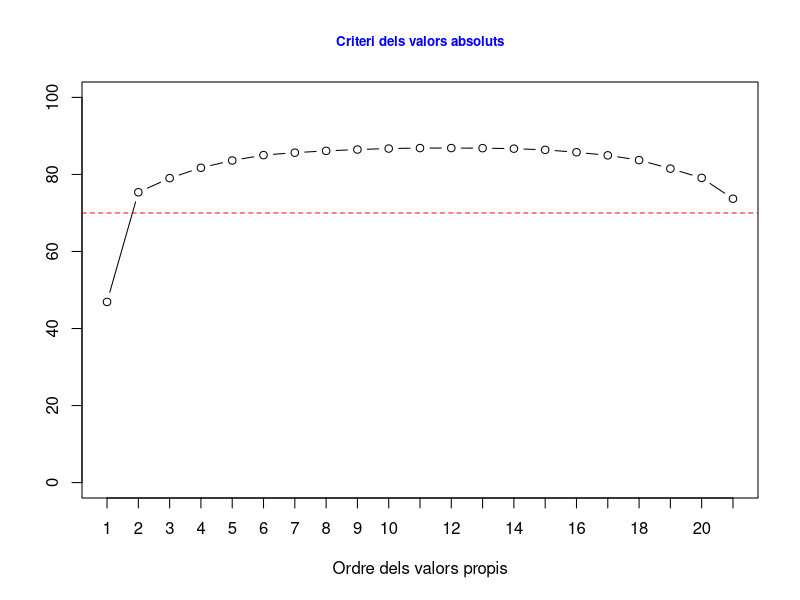
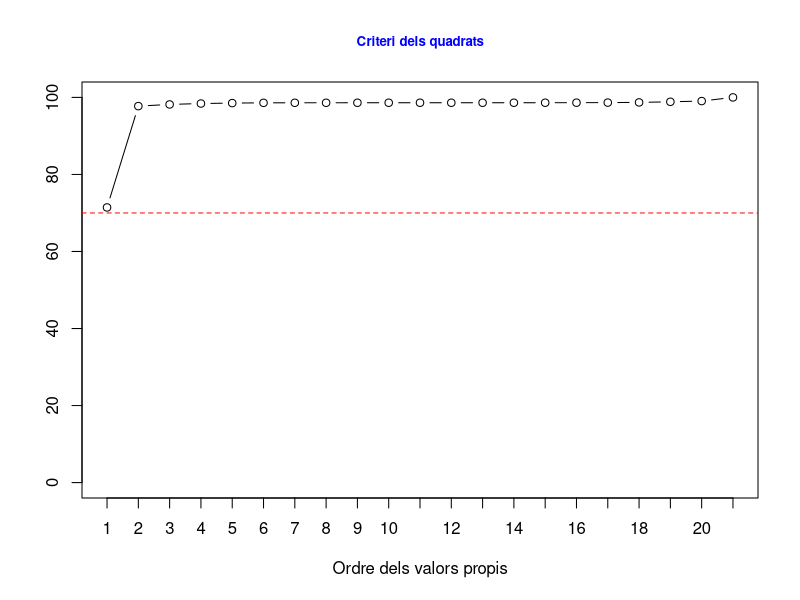
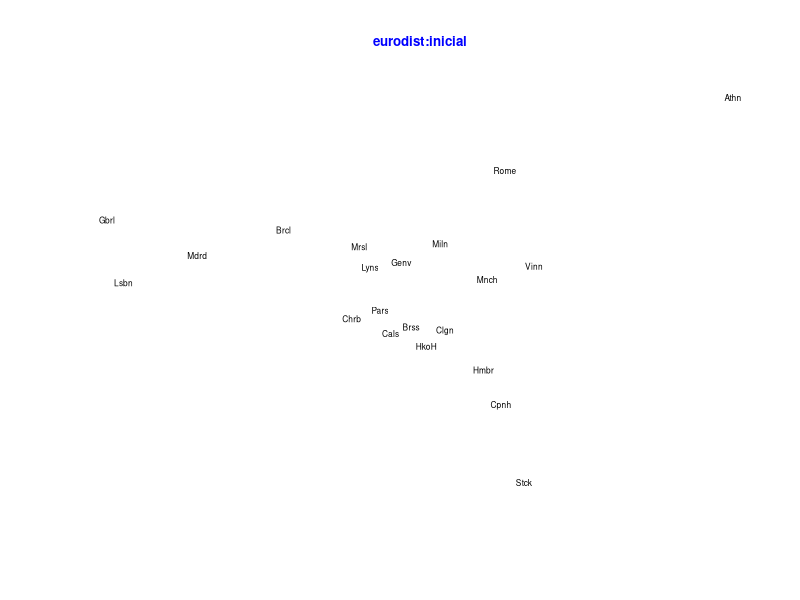
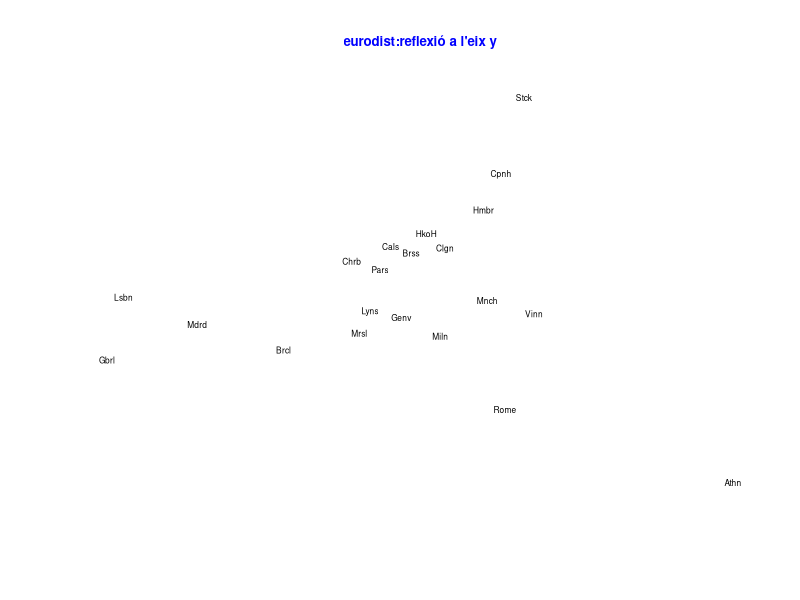
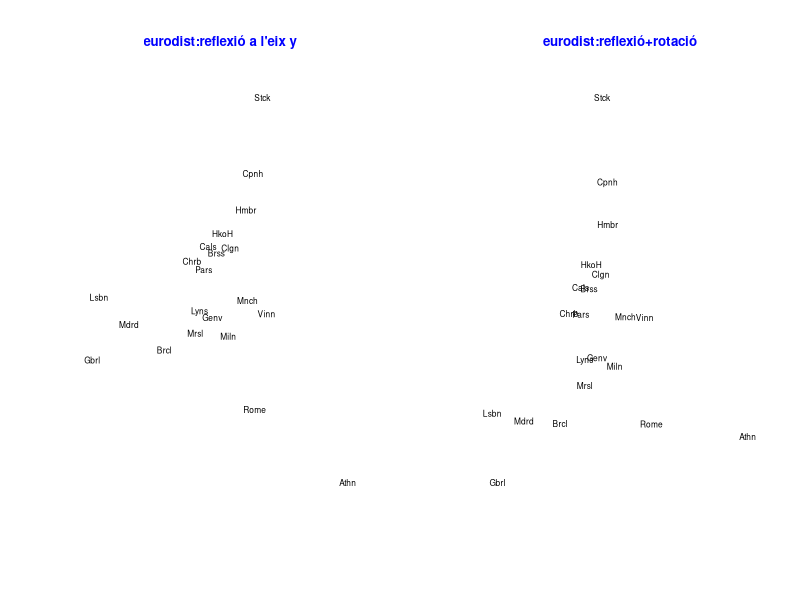
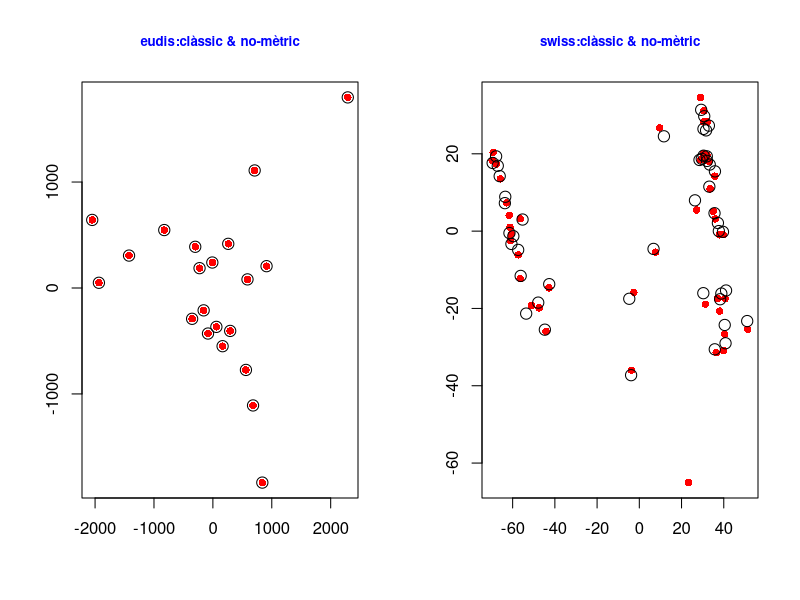

Write the R code that produced these figures, in order.
## ---- chunk 1
knitr::opts_chunk$set(echo = TRUE)
## ---- chunk 2
library(MASS)
eurodist; class(eurodist);
eudis <- as.matrix(eurodist)
rownames(eudis) <- abbreviate(rownames(eudis))
eudis
mds <- cmdscale(eudis,eig=T)

loc <- mds$points; loc
vaps <- mds$eig; vaps
## ---- chunk 3
all (vaps>=0)
## ---- chunk 4
crit1=(cumsum(vaps)/sum(abs(vaps)))*100; crit1
crit2=(cumsum(vaps^2)/sum(vaps^2))*100; crit2

plot(crit1,type="b",main="Criteri dels valors absoluts",col.main='blue',cex.main=0.8,ylab="",xlab="Ordre dels valors propis",ylim=c(0,100),xaxt="n");abline(h=70,col="red",lty=2); axis(1, at = 1:length(vaps))

plot(crit2,type="b",main="Criteri dels quadrats",col.main='blue',cex.main=0.8,ylab="",xlab="Ordre dels valors propis",ylim=c(0,100),xaxt="n");abline(h=70,col="red",lty=2); axis(1, at = 1:length(vaps))
## ---- chunk 5
plot (loc,type="n",main="eurodist:inicial",col.main="blue",cex.main=0.8,axes=F,ylab="",xlab="");text(loc,labels=abbreviate(rownames(eudis)),cex=0.5)
## ---- chunk 6
loc[,2]=-loc[,2]
head(loc)

plot (loc,type="n",main="eurodist:reflexió a l'eix y",col.main="blue",cex.main=0.8,axes=F,ylab="",xlab="");text(loc,labels=abbreviate(rownames(eudis)),cex=0.5)
## ---- chunk 7
angle=-pi/9
G=matrix(c(cos(angle),-sin(angle),sin(angle),cos(angle)),byrow=T,nrow=2)
X=loc
Xrot=X%*%G

par (mfrow=c(1,2))

plot (loc,type="n",main="eurodist:reflexió a l'eix y",col.main="blue",cex.main=0.8,axes=F,ylab="",xlab="");text(loc,labels=abbreviate(rownames(eudis)),cex=0.5)

plot (Xrot,type="n",main="eurodist:reflexió+rotació",col.main="blue",cex.main=0.8,axes=F,ylab="",xlab="");text(Xrot,labels=abbreviate(rownames(eudis)),cex=0.5)
## ---- chunk 8
eudis=as.matrix(eurodist)
dista2=eudis^2

row.mean=apply(dista2,1,mean);row.mean
col.mean=apply(dista2,2,mean);col.mean
all.mean=mean (dista2);all.mean


B=-0.5*(t(t(dista2)-col.mean)-row.mean+all.mean)
eigens.B=eigen(B)

all.equal(eigens.B$values,vaps)

svd=svd(B)
U=svd$u
D=diag(svd$d)
Lambda=D^(1/2)
X=U%*%Lambda

all.equal(X[,1],loc[,1],check.attributes = T)
all.equal(X[,2],loc[,2],check.attributes = T)
## ---- chunk 9
library(MASS)
mds.nometric=isoMDS(eudis)
loc[,2]=-loc[,2]

plot(loc,type="p",col="red",pch=16,ylab="",xlab="",main="eudis:clàssic & no-mètric",col.main="blue",cex.main=0.8);points(mds.nometric$points[,1],mds.nometric$points[,2],cex=1.5)
## ---- chunk 10
swiss.dist=dist(swiss)
help(dist)
## ---- chunk 11
library(MASS)
mds.swiss=cmdscale(swiss.dist)
mds.nometric.swiss=isoMDS(swiss.dist)
## ---- chunk 12
help (swiss)
## ---- chunk 13
plot(mds.swiss,type="p",col="red",pch=16,ylab="",xlab="",main="swiss:clàssic & no-mètric",col.main="blue",cex.main=0.8);points(mds.nometric.swiss$points[,1],mds.nometric.swiss$points[,2],cex=1.5)
